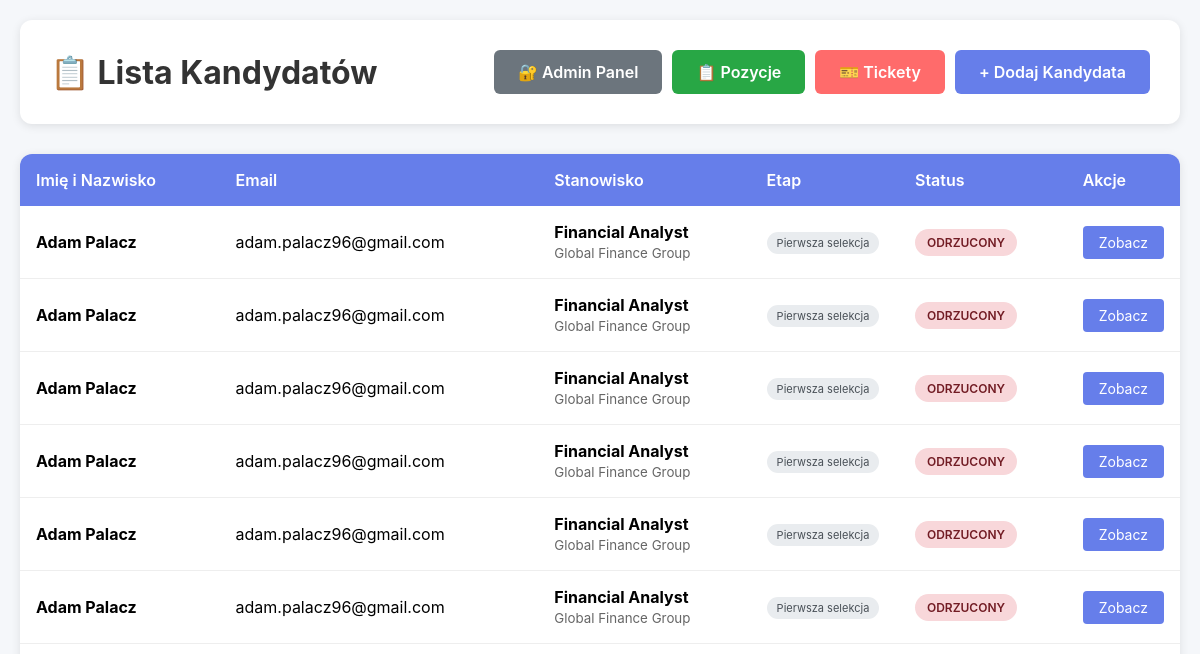
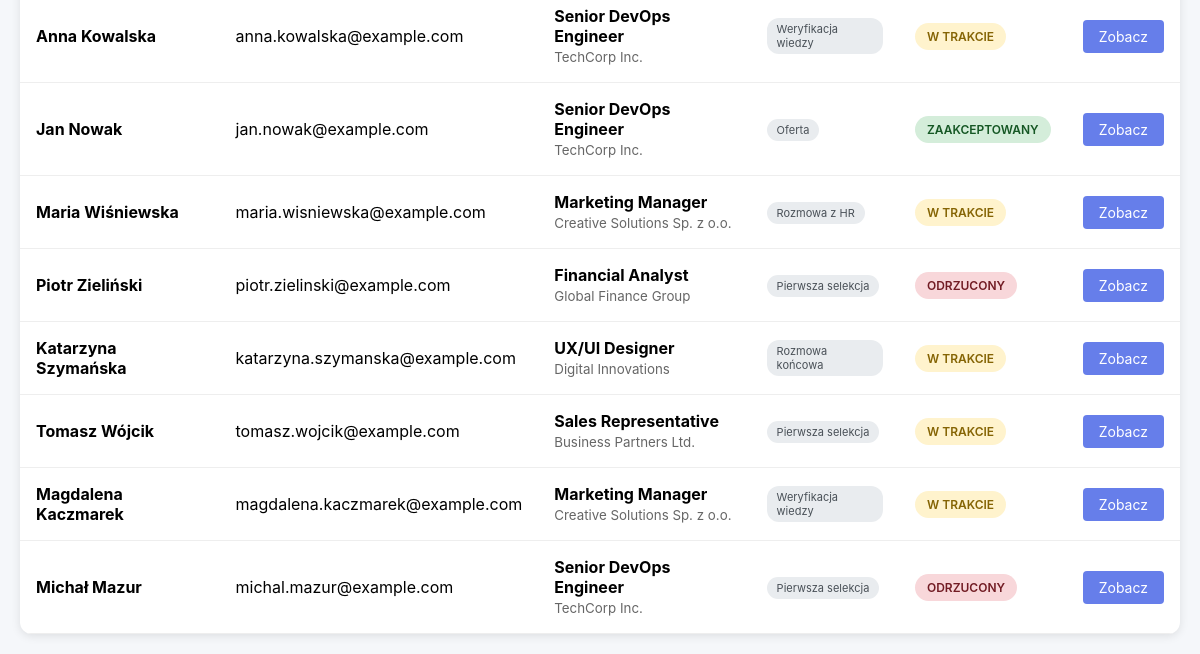
The app's page /, older data (2 pictures, top to bottom).
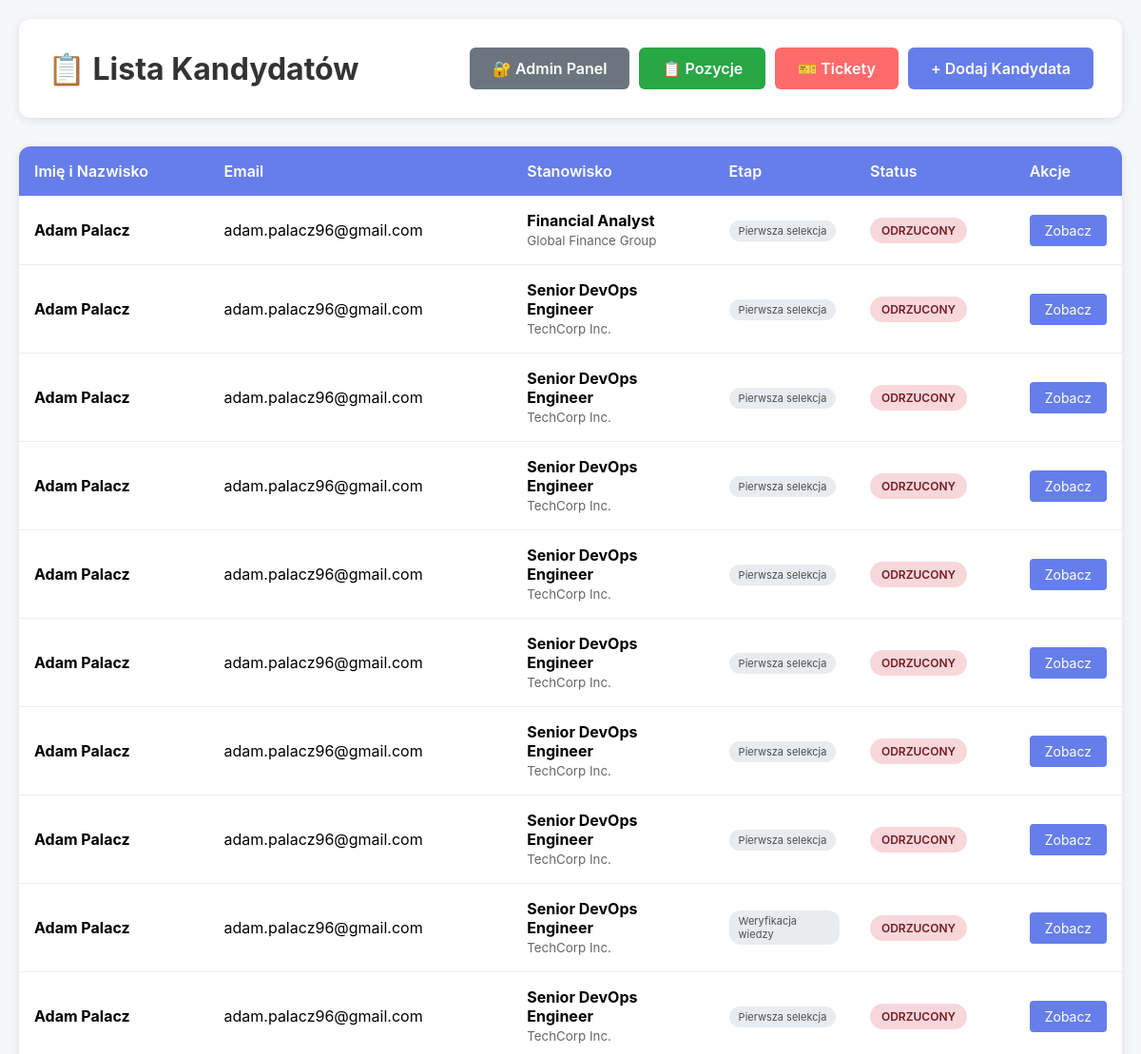
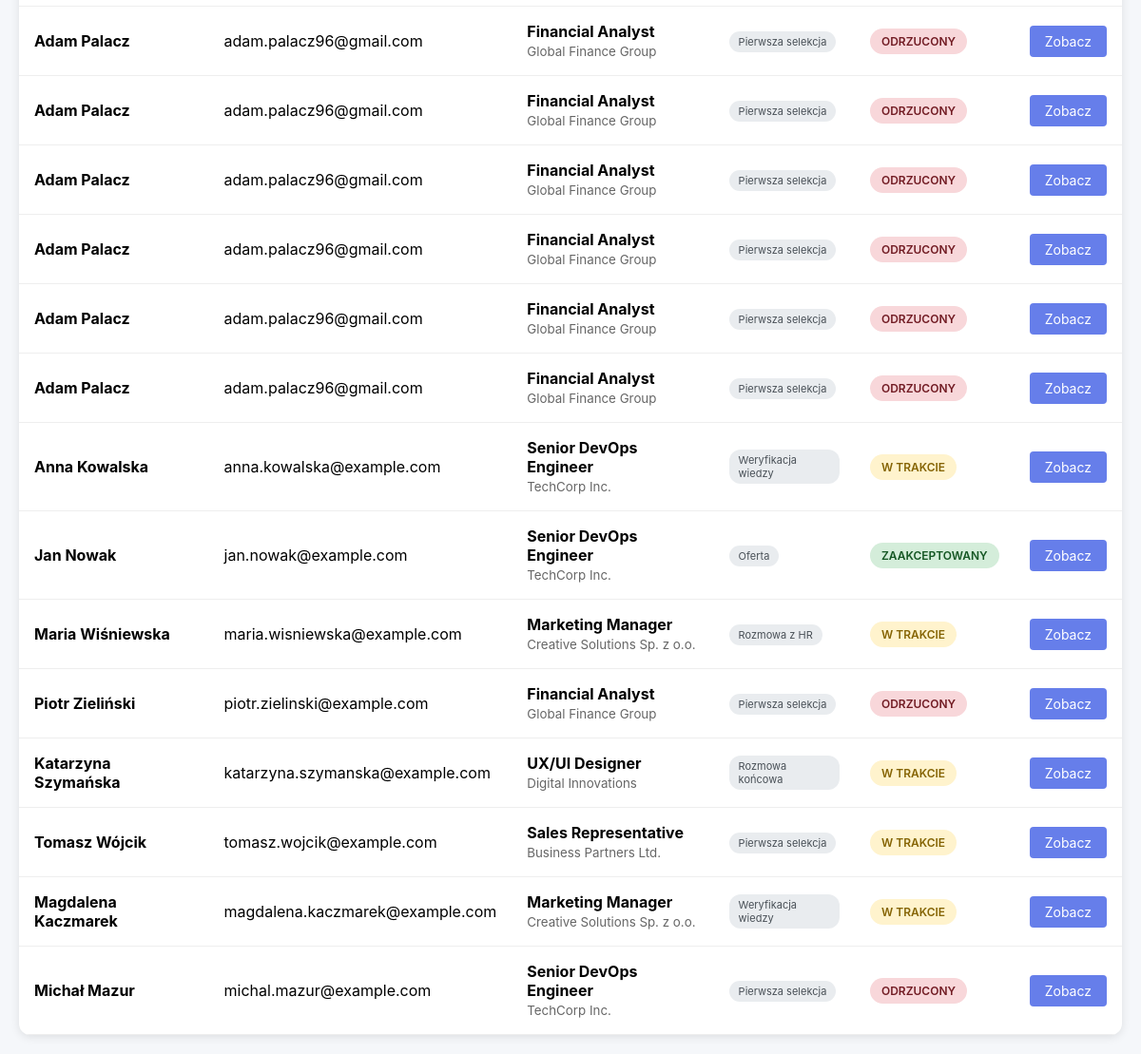
The same page, newer data (2 pictures, top to bottom).
### tables this page shows
CREATE TABLE candidates (
            id INTEGER PRIMARY KEY AUTOINCREMENT,
            first_name TEXT NOT NULL,
            last_name TEXT NOT NULL,
            email TEXT NOT NULL,
            position_id INTEGER,
            status TEXT NOT NULL DEFAULT 'in_progress',
            stage TEXT NOT NULL DEFAULT 'initial_screening',
            cv_path TEXT,
            consent_for_other_positions INTEGER DEFAULT NULL,
            created_at TIMESTAMP DEFAULT CURRENT_TIMESTAMP,
            updated_at TIMESTAMP DEFAULT CURRENT_TIMESTAMP,
            FOREIGN KEY (position_id) REFERENCES positions(id)
        );

CREATE TABLE positions (
            id INTEGER PRIMARY KEY AUTOINCREMENT,
            title TEXT NOT NULL,
            company TEXT NOT NULL,
            description TEXT,
            created_at TIMESTAMP DEFAULT CURRENT_TIMESTAMP
        );

### app.py (the view)
@app.route('/')
def index():
    candidates = get_all_candidates()
    positions = get_all_positions()
    position_dict = {pos.id: pos for pos in positions}
    for candidate in candidates:
        if candidate.position_id and candidate.position_id in position_dict:
            position = position_dict[candidate.position_id]
            candidate.position_title = position.title
            candidate.position_company = position.company
        else:
            candidate.position_title = None
            candidate.position_company = None
    return render_template('candidates_list.html', candidates=candidates)

### database/models.py (called while the page is built)
def get_db_path() -> Path:
    db_dir = Path('data')
    db_dir.mkdir(exist_ok=True)
    return db_dir / 'hr_database.db'

def get_db() -> sqlite3.Connection:
    db_path = get_db_path()
    conn = sqlite3.connect(str(db_path))
    conn.row_factory = sqlite3.Row
    return conn

def get_all_positions() -> List[Position]:
    conn = get_db()
    cursor = conn.cursor()
    cursor.execute('SELECT * FROM positions ORDER BY created_at DESC')
    rows = cursor.fetchall()
    conn.close()
    positions = []
    for row in rows:
        positions.append(Position(
            id=row['id'],
            title=row['title'],
            company=row['company'],
            description=row['description'],
            created_at=datetime.fromisoformat(row['created_at']) if row['created_at'] else None
        ))
    return positions

    @property
    def full_name(self) -> str:
        return f"{self.first_name} {self.last_name}".strip()

### templates/candidates_list.html (shortened to what this page needs)
<!DOCTYPE html>
<html lang="pl">
<head>
</head>
<body>
    <div class="container">
        <div class="header">
            <h1>📋 Lista Kandydatów</h1>
            <div style="display: flex; gap: 10px;">
                <a href="{{ url_for('admin_panel') }}" class="btn-add" style="background: #6c757d;">🔐 Admin Panel</a>
                <a href="{{ url_for('positions_list') }}" class="btn-add" style="background: #28a745;">📋 Pozycje</a>
                <a href="{{ url_for('tickets_list') }}" class="btn-add" style="background: #ff6b6b;">🎫 Tickety</a>
                <a href="{{ url_for('add_candidate') }}" class="btn-add">+ Dodaj Kandydata</a>
            </div>
        </div>
        <div class="candidates-table">
            {% if candidates %}
            <table>
                <thead>
                    <tr>
                        <th>Imię i Nazwisko</th>
                        <th>Email</th>
                        <th>Stanowisko</th>
                        <th>Etap</th>
                        <th>Status</th>
                        <th>Akcje</th>
                    </tr>
                </thead>
                <tbody>
                    {% for candidate in candidates %}
                    <tr>
                        <td><strong>{{ candidate.full_name }}</strong></td>
                        <td>{{ candidate.email }}</td>
                        <td>
                            {% if candidate.position_title %}
                                <strong>{{ candidate.position_title }}</strong><br>
                                <small style="color: #666;">{{ candidate.position_company }}</small>
                            {% else %}
                                <span style="color: #999;">Brak</span>
                            {% endif %}
                        </td>
                        <td>
                            <span class="stage-badge">
                                {% if candidate.stage.value == 'initial_screening' %}
                                    Pierwsza selekcja
                                {% elif candidate.stage.value == 'hr_interview' %}
                                    Rozmowa z HR
                                {% elif candidate.stage.value == 'technical_assessment' %}
                                    Weryfikacja wiedzy
                                {% elif candidate.stage.value == 'final_interview' %}
                                    Rozmowa końcowa
                                {% elif candidate.stage.value == 'offer' %}
                                    Oferta
                                {% else %}
                                    {{ candidate.stage.value }}
                                {% endif %}
                            </span>
                        </td>
                        <td>
                            <span class="status-badge status-{{ candidate.status.value }}">
                                {% if candidate.status.value == 'in_progress' %}
                                    W trakcie
                                {% elif candidate.status.value == 'accepted' %}
                                    Zaakceptowany
                                {% elif candidate.status.value == 'rejected' %}
                                    Odrzucony
                                {% endif %}
                            </span>
                        </td>
                        <td>
                            <a href="{{ url_for('candidate_detail', candidate_id=candidate.id) }}" class="btn-view">Zobacz</a>
                        </td>
                    </tr>
                    {% endfor %}
                </tbody>
            </table>
            {% endif %}
        </div>
    </div>
</body>
</html>

Row changes from the older to the newer data that the page shows:
added candidates: email "adam.palacz96@gmail.com"
added candidates: email "adam.palacz96@gmail.com"
added candidates: email "adam.palacz96@gmail.com"
added candidates: email "adam.palacz96@gmail.com"
added candidates: email "adam.palacz96@gmail.com"
added candidates: email "adam.palacz96@gmail.com"
added candidates: email "adam.palacz96@gmail.com"
added candidates: email "adam.palacz96@gmail.com"
added candidates: email "adam.palacz96@gmail.com"
added candidates: email "adam.palacz96@gmail.com"
now on this page (row unchanged): positions: position_title "Senior DevOps Engineer", position_company "TechCorp Inc."
Text that changed along with them:
new list line: "Adam Palacz Pierwsza selekcja ODRZUCONY Zobacz"
new list line: "Senior DevOps Engineer TechCorp Inc."
new list line: "Adam Palacz Weryfikacja wiedzy ODRZUCONY Zobacz"
new list line: "adam.palacz96@gmail.com"
new list line: "Financial Analyst Global Finance Group"
